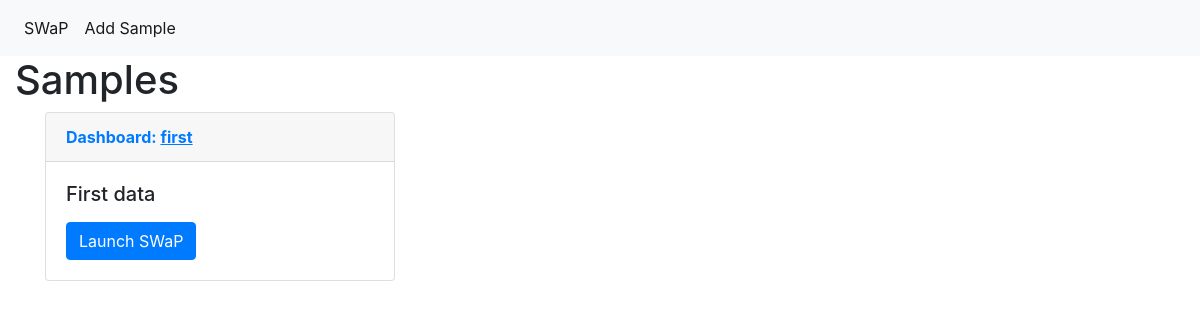
Before: /water_app/home/ with the older database file.
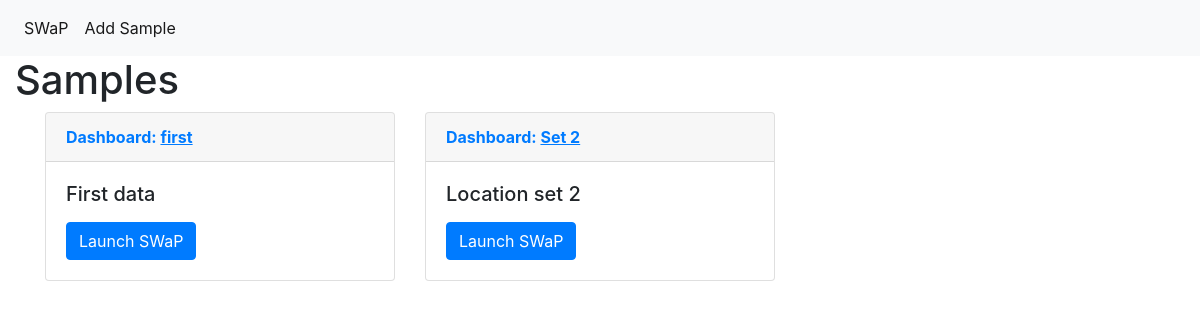
After: the same page with the newer database file.
### water_app/models.py (models this page shows, shortened)
class WaterParameter(models.Model):
    title = models.CharField(max_length=1024, unique=True, null=True, blank=True)
    description = models.CharField(max_length=1024, null=True, blank=True)
    coliform_bacteria = models.FloatField(verbose_name='Coliform Bacteria', null=True,  blank=True)
    nitrate = models.FloatField('Nitrate', null=True,  blank=True)
    ph = models.FloatField('pH', null=True,  blank=True)
    sodium = models.FloatField('Sodium', null=True,  blank=True)
    chloride = models.FloatField('Chloride', null=True,  blank=True)
    fluride = models.FloatField('Fluride', null=True,  blank=True)
    sulphate = models.FloatField('Sulphate', null=True,  blank=True)
    iron = models.FloatField('Iron', null=True,  blank=True)
    class Meta:
        verbose_name = "Water Parameter"
        verbose_name_plural = "Water Parameter List"

### water_app/views.py (the view)
# urls.py: path('home/', views.index, name='index'),
def index(request):
    data = 'Samples'
    sample_list = WaterParameter.objects.values('id', 'title', 'description')
    return render(request, 'water_app/index.html', {'data': data, 'sample_list': sample_list})

### water_app/templates/water_app/index.html (shortened to what this page needs)
{% extends "water_app/base.html" %}
{% load staticfiles %}
{% block body %}
  <h1>{{data}}</h1>
  <div class="container">
      <div class="row">
            {% for record in sample_list %}
                  <div class="col col-lg-4">
                            <div class="card">
                              <div class="card-header">
                                <a href={% url 'dashboard' sample_id=record.id %}>
                                      <strong>Dashboard: <u>{{ record.title | truncatechars:50 }}</u>
                                      </strong>
                                </a>
                              </div>
                              <div class="card-body">
                                <h5 class="card-title">{{record.description}}</h5>
                                <a href="#" class="btn btn-primary">Launch SWaP</a>
                              </div>
                            </div>
                   </div>
            {% endfor %}
</div>
</div>
{% endblock body %}

Changed rows visible on the page:
added WaterParameter: title "Set 2", description "Location set 2"
